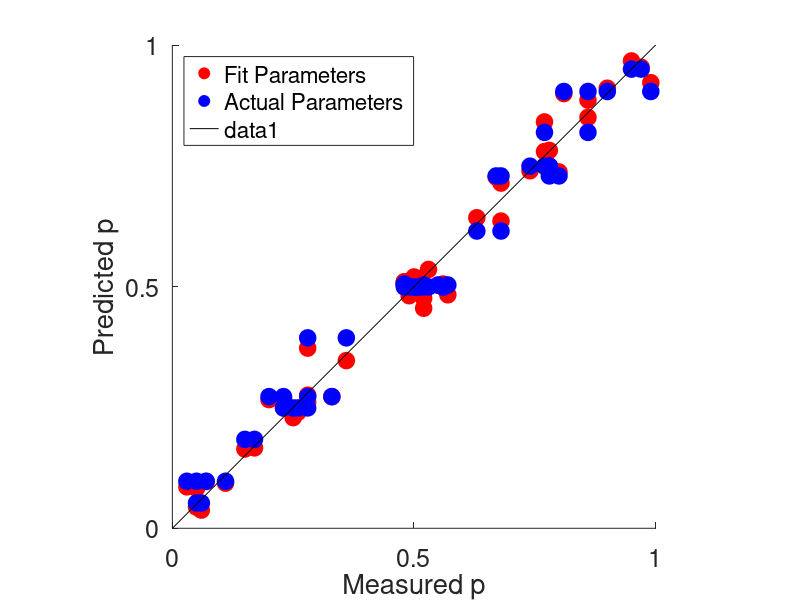

This chart was generated by the following MATLAB code: (Note: this script raises an error after producing the figure.)
% PlotsWithSavedParams
%
% Plot out the results of a fit to simulated data, based on parameters
% we saved by hand after running a long demo fit.

%% Clear and close and load
clear; close all;
whichFit = 'demo';
switch whichFit
    case 'demo'
        load('returnedParamsTemp.mat')
    case 'full'
        load('solutionIfjFull.mat');
        materialMatchColorCoords = -3:3;
        colorMatchMaterialCoords = -3:3;
        targetColorCoord = 0;
        targetMaterialCoord = 0;
    case 'wfixed'
        load('solutionIfjWFixed.mat');
        materialMatchColorCoords = -3:3;
        colorMatchMaterialCoords = -3:3;
        targetColorCoord = 0;
        targetMaterialCoord = 0;
    case 'equalSpacing'
        load('solutionIFJEqualSpacing.mat');
        materialMatchColorCoords = -3:3;
        colorMatchMaterialCoords = -3:3;
        targetColorCoord = 0;
        targetMaterialCoord = 0;
end
plotWeibullFitsToData = 1; 

%% Plot measured vs. predicted probabilities
figure; hold on
plot(theDataProb(:),predictedProbabilitiesBasedOnSolution(:),'ro','MarkerSize',12,'MarkerFaceColor','r');       
switch whichFit
    case 'demo'
        plot(theDataProb(:),probabilitiesComputedForSimulatedData(:),'bo','MarkerSize',12,'MarkerFaceColor','b');
        legend('Fit Parameters', 'Actual Parameters', 'Location', 'NorthWest')
    otherwise
        legend('Fit Parameters', 'Location', 'NorthWest')
end
line([0, 1], [0,1], 'color', 'k'); 
axis('square')
axis([0 1 0 1]);
set(gca,  'FontSize', 18);
xlabel('Measured p');
ylabel('Predicted p');
set(gca, 'xTick', [0, 0.5, 1]);
set(gca, 'yTick', [0, 0.5, 1]);

%% Fit cubic spline to the data
% We do this separately for color and material dimension
ppColor = spline(materialMatchColorCoords, returnedMaterialMatchColorCoords);
ppMaterial = spline(colorMatchMaterialCoords, returnedColorMatchMaterialCoords);
xMinTemp = floor(min([returnedMaterialMatchColorCoords, returnedColorMatchMaterialCoords]))-0.5; 
xMaxTemp = ceil(max([returnedMaterialMatchColorCoords, returnedColorMatchMaterialCoords]))+0.5;
xTemp = max(abs([xMinTemp xMaxTemp]));
xMin = -xTemp;
xMax = xTemp;
yMin = xMin; 
yMax = xMax;
splineOverX = linspace(xMin,xMax,1000);
inferredPositionsColor = ppval(splineOverX,ppColor); 
inferredPositionsMaterial  = ppval(splineOverX,ppMaterial); 
splineOverX(splineOverX>max(materialMatchColorCoords))=NaN;
splineOverX(splineOverX<min(materialMatchColorCoords))=NaN;

%% Plot positions from fit versus actual simulated positions 
figure; 
subplot(1,2,1); hold on % plot of material positions
plot(materialMatchColorCoords,returnedMaterialMatchColorCoords,'ro',splineOverX, inferredPositionsColor, 'r');
plot([xMin xMax],[yMin yMax],'--', 'LineWidth', 1, 'color', [0.5 0.5 0.5]);
title('Color dimension')
axis([xMin, xMax,yMin, yMax])
axis('square')
xlabel('"True" position');
ylabel('Inferred position');
set(gca, 'xTick', [xMin, 0, xMax],'FontSize', 18);
set(gca, 'yTick', [yMin, 0, yMax],'FontSize', 18);

% Set large range of values for fittings
subplot(1,2,2); hold on % plot of material positions
title('Material dimension')
plot(colorMatchMaterialCoords,returnedColorMatchMaterialCoords,'bo',splineOverX,inferredPositionsMaterial, 'b');
plot([xMin xMax],[yMin yMax],'--', 'LineWidth', 1, 'color', [0.5 0.5 0.5]);
axis([xMin, xMax,yMin, yMax])
axis('square')
xlabel('"True" position');
ylabel('Inferred position');
set(gca, 'xTick', [xMin, 0, xMax],'FontSize', 18);
set(gca, 'yTick', [yMin, 0, yMax],'FontSize', 18);

%% Plot the color and material of the stimuli obtained from the fit in the 2D representational space
figure; hold on; 
plot(returnedMaterialMatchColorCoords, zeros(size(returnedMaterialMatchColorCoords)),'ro', 'MarkerFaceColor', 'r', 'MarkerSize', 12); 
line([xMin, xMax], [0,0],'color', 'k'); 
plot(zeros(size(returnedColorMatchMaterialCoords)), returnedColorMatchMaterialCoords, 'bo','MarkerFaceColor', 'b', 'MarkerSize', 12); 
axis([xMin, xMax,yMin, yMax])
line([0,0],[yMin, yMax],  'color', 'k'); 
axis('square')
xlabel('color positions', 'FontSize', 18);
ylabel('material positions','FontSize', 18);

%% Plot descriptive Weibull fits to the data
if plotWeibullFitsToData
    for i = 1:size(theDataProb,2);
        if i == 4
            fixPoint = 1;
        else
            fixPoint = 0;
        end
        [theSmoothPreds(:,i), theSmoothVals(:,i)] = ColorMaterialModelGetValuesFromFits(theDataProb(:,i)',materialMatchColorCoords, fixPoint);
        [theSmoothPreds2(:,i), theSmoothVals2(:,i)] = ColorMaterialModelGetValuesFromFits(theDataProb(i,:),colorMatchMaterialCoords, fixPoint);
    end
    ColorMaterialModelPlotFits(theSmoothVals, theSmoothPreds, colorMatchMaterialCoords, theDataProb);
%   ColorMaterialModelPlotFits(theSmoothVals2, theSmoothPreds2, materialMatchColorCoords, theDataProb');
end

%% Plot predictions of the model through the actual data 
%
% First check the positions of color (material) match on color (material) axis.  
% Signal if there is an error. 
tolerance = 1e-7; 
returnedMaterialMatchMaterialCoord = ppval(targetMaterialCoord, ppMaterial);
returnedColorMatchColorCoord =  ppval(targetColorCoord, ppColor);
if (abs(returnedMaterialMatchMaterialCoord) > tolerance)
    error('Target material coordinate did not map to zero.')
end
if (abs(returnedColorMatchColorCoord) > tolerance)
    error('Target color coordinates did not map to zero.')
end

% Find the predicted probabilities for a range of possible color coordinates 
rangeOfMaterialMatchColorCoordinates = linspace(min(materialMatchColorCoords), max(materialMatchColorCoords), 100)';

% Loop over each material coordinate of the color match, to get a predicted
% curve for each one.
for whichMaterialCoordinate = 1:length(colorMatchMaterialCoords)
    % Get the inferred material position for this color match
    returnedColorMatchMaterialCoord(whichMaterialCoordinate) = ppval(colorMatchMaterialCoords(whichMaterialCoordinate), ppMaterial);
    
    % Get the inferred color position for a range of material matches
    for whichColorCoordinate = 1:length(rangeOfMaterialMatchColorCoordinates)
        % Get the position of the material match
        returnedMaterialMatchColorCoord(whichColorCoordinate) = ppval(rangeOfMaterialMatchColorCoordinates(whichColorCoordinate), ppColor);
                
        % Compute the model predictions
        modelPredictions(whichColorCoordinate, whichMaterialCoordinate) = ColorMaterialModelComputeProb(targetColorCoord,targetMaterialCoord, ...
            returnedColorMatchColorCoord,returnedMaterialMatchColorCoord(whichColorCoordinate),...
            returnedColorMatchMaterialCoord(whichMaterialCoordinate), returnedMaterialMatchMaterialCoord, returnedW, returnedSigma);
    end
end
% if debugging
% [~,modelPredictions2] = ColorMaterialModelComputeLogLikelihood(pairColorMatchMatrialCoordIndices,pairMaterialMatchColorCoordIndices,theResponsesFromSimulatedData,nTrials,...
%     returnedColorMatchMaterialCoords,returnedMaterialMatchColorCoords,params.targetIndex,...
%     returnedW, returnedSigma);
% end
%% Make sure the numbers we compute from the model now match those we computed in the demo program
%if debugging
%figure; clf; hold on
%plot(predictedProbabilitiesBasedOnSolution(:),modelPredictions(:),'ro','MarkerSize',12,'MarkerFaceColor','r');
%plot(predictedProbabilitiesBasedOnSolution(:),modelPredictions2(:),'bo','MarkerSize',12,'MarkerFaceColor','b');
%xlim([0 1]); ylim([0,1]); axis('square');
%end
rangeOfMaterialMatchColorCoordinates = repmat(rangeOfMaterialMatchColorCoordinates,[1, length(materialMatchColorCoords)]);
ColorMaterialModelPlotFits(rangeOfMaterialMatchColorCoordinates, modelPredictions, materialMatchColorCoords, theDataProb, min(materialMatchColorCoords)-0.5, max(materialMatchColorCoords)+0.5);
